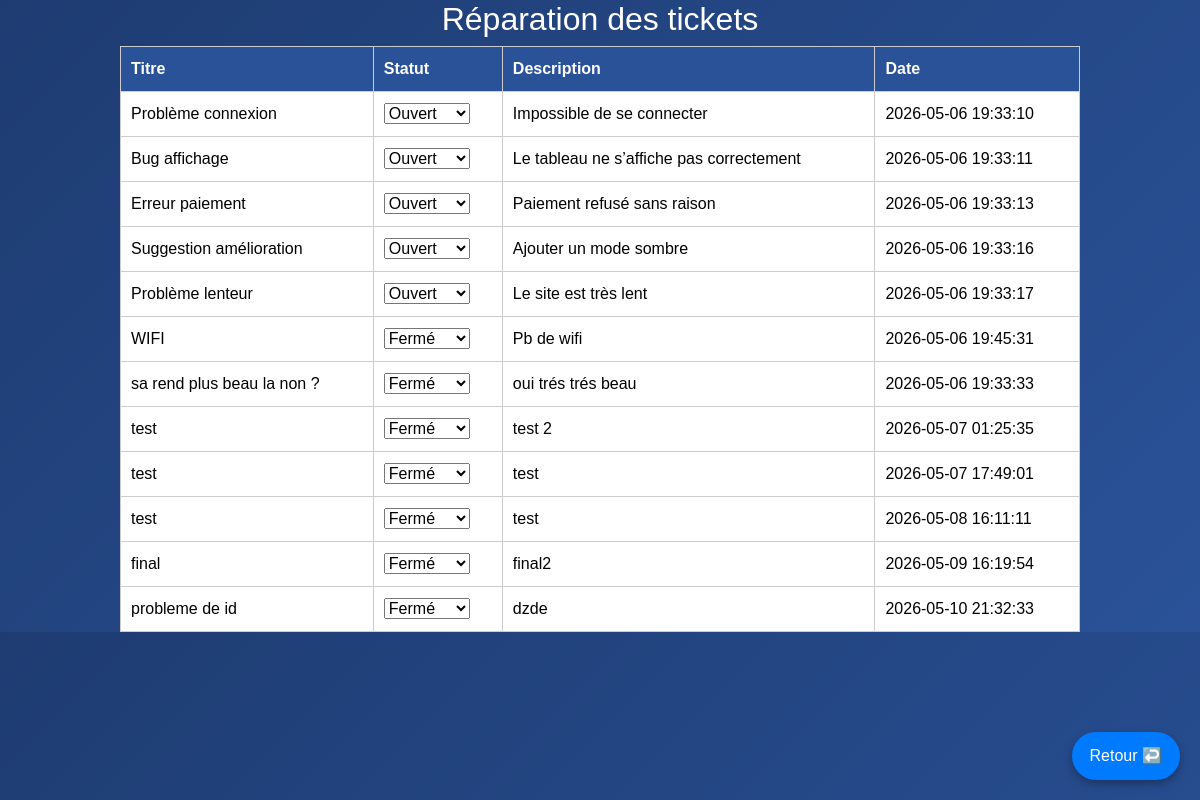
Page /hebdesk_nassihi_soufiane/ticket_admin.php on the committed database.
### tables this page shows
CREATE TABLE `tickets` (
  `id` int(11) NOT NULL,
  `titre` varchar(255) NOT NULL,
  `description` text NOT NULL,
  `statut` enum('ouvert','en_cours','ferme','') NOT NULL,
  `user_id` int(11) NOT NULL,
  `date_de_creation` timestamp NOT NULL DEFAULT current_timestamp() ON UPDATE current_timestamp()
);

### hebdesk_nassihi_soufiane/ticket_admin.php (the view, shortened to what this page needs)
<?php
require_once('config.php');
?>
<!DOCTYPE html>
<html lang="en">
<head>
    <link href="https://cdn.jsdelivr.net/npm/bootstrap@5.3.8/dist/css/bootstrap.min.css" rel="stylesheet">
</head>
<body>
    <h2>Réparation des tickets</h2>
    <a href="index.php" class="btn-retour">Retour ↩️</a>
    <table>
    <tr>
        <th>Titre</th>
        <th>Statut</th>
        <th>Description</th>
        <th>Date</th>
    </tr>
    <?php
$monAffiche = mysqli_query($monLien, "SELECT * FROM tickets");
while ($ligne = mysqli_fetch_assoc($monAffiche)) {
?>
<tr>
    <td>
        <a href="index2.php?id=<?php echo $ligne['id']; ?>" style="text-decoration:none; color:black;">
            <?php echo $ligne['titre']; ?>
        </a>
    </td>
    <td>
        <form action="" method="POST">
            <select name="statut" onchange="this.form.submit()">
                <option value="ouvert" <?php if($ligne['statut']=='ouvert')  print("selected"); ?>>Ouvert</option>
                <option value="ferme" <?php if($ligne['statut']=='ferme')print("selected") ; ?>>Fermé</option>
            </select>
        </form>
    </td>
    <td><?php echo $ligne['description']; ?></td>
    <td><?php echo $ligne['date_de_creation']; ?></td>
</tr>
<?php
}
?>
</table>
</body>
</html>

### hebdesk_nassihi_soufiane/ticket_admin.php (style rules this page uses)
body { background: linear-gradient(135deg, #1e3c72, #2a5298); font-family: Arial; color: white; display: flex; flex-direction: column; align-items: center; }
table { width: 80%; border-collapse: collapse; background: white; color: black; }
th, td { padding: 10px; border: 1px solid #ccc; text-align: left; }
th { background: #2a5298; color: white; }
a { text-decoration:none; color:black; }
.btn-retour { position: fixed; bottom: 20px; right: 20px; background: #007BFF; color: white; padding: 12px 18px; border-radius: 25px; text-decoration: none; z-index: 9999; box-shadow: 0 4px 10px rgba(0,0,0,0.3); }

### rows in the picture
tickets: titre "Problème connexion", statut "Ouvert", description "Impossible de se connecter", date_de_creation "2026-05-06 19:33:10"
tickets: titre "Bug affichage", statut "Ouvert", description "Le tableau ne s’affiche pas correctement", date_de_creation "2026-05-06 19:33:11"
tickets: titre "Erreur paiement", statut "Ouvert", description "Paiement refusé sans raison", date_de_creation "2026-05-06 19:33:13"
tickets: titre "Suggestion amélioration", statut "Ouvert", description "Ajouter un mode sombre", date_de_creation "2026-05-06 19:33:16"
tickets: titre "Problème lenteur", statut "Ouvert", description "Le site est très lent", date_de_creation "2026-05-06 19:33:17"
tickets: titre "WIFI", statut "Fermé", description "Pb de wifi", date_de_creation "2026-05-06 19:45:31"
tickets: titre "sa rend plus beau la non ?", statut "Fermé", description "oui trés trés beau", date_de_creation "2026-05-06 19:33:33"
tickets: titre "test", statut "Fermé", description "test 2", date_de_creation "2026-05-07 01:25:35"
tickets: titre "test", statut "Fermé", description "test", date_de_creation "2026-05-07 17:49:01"
tickets: titre "test", statut "Fermé", description "test", date_de_creation "2026-05-08 16:11:11"
tickets: titre "final", statut "Fermé", description "final2", date_de_creation "2026-05-09 16:19:54"
tickets: titre "probleme de id", statut "Fermé", description "dzde", date_de_creation "2026-05-10 21:32:33"
